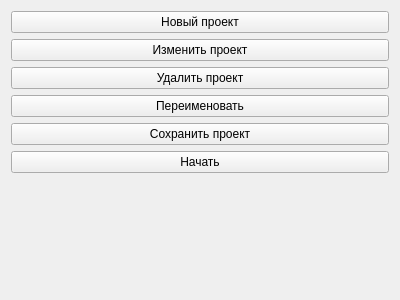
<?xml version="1.0" encoding="UTF-8"?>
<ui version="4.0">
 <class>PlanMenuWidget</class>
 <widget class="QWidget" name="PlanMenuWidget">
  <property name="geometry">
   <rect>
    <x>0</x>
    <y>0</y>
    <width>400</width>
    <height>300</height>
   </rect>
  </property>
  <property name="windowTitle">
   <string>Form</string>
  </property>
  <layout class="QVBoxLayout" name="verticalLayout">
   <item>
    <widget class="QPushButton" name="pushButton">
     <property name="text">
      <string>Новый проект</string>
     </property>
    </widget>
   </item>
   <item>
    <widget class="QPushButton" name="pushButton_2">
     <property name="text">
      <string>Изменить проект</string>
     </property>
    </widget>
   </item>
   <item>
    <widget class="QPushButton" name="pushButton_3">
     <property name="text">
      <string>Удалить проект</string>
     </property>
    </widget>
   </item>
   <item>
    <widget class="QPushButton" name="pushButton_4">
     <property name="text">
      <string>Переименовать</string>
     </property>
    </widget>
   </item>
   <item>
    <widget class="QPushButton" name="pushButton_5">
     <property name="text">
      <string>Сохранить проект</string>
     </property>
    </widget>
   </item>
   <item>
    <widget class="QPushButton" name="pushButton_6">
     <property name="text">
      <string>Начать</string>
     </property>
    </widget>
   </item>
   <item>
    <spacer name="verticalSpacer">
     <property name="orientation">
      <enum>Qt::Vertical</enum>
     </property>
     <property name="sizeHint" stdset="0">
      <size>
       <width>20</width>
       <height>40</height>
      </size>
     </property>
    </spacer>
   </item>
  </layout>
 </widget>
 <resources/>
 <connections/>
</ui>
